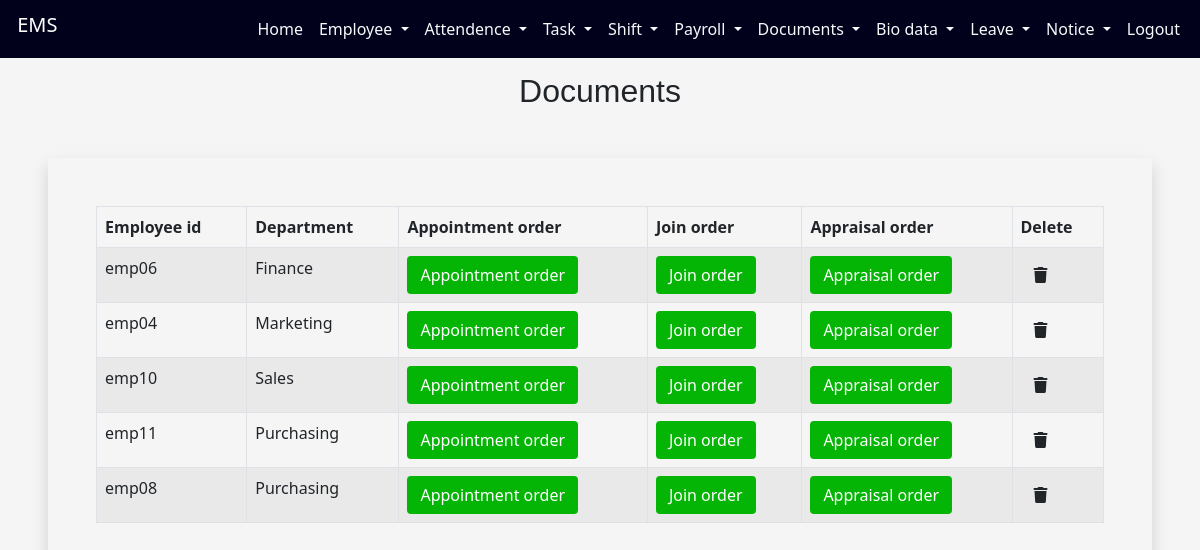
Page /employeeapp/docdetails/ on the committed database.
### employeeapp/models.py (models this page shows, shortened)
class documentmodel(models.Model):
    employeeid = models.IntegerField()
    empimg = models.ImageField()
    empfname = models.CharField(max_length=50)
    emplname = models.CharField(max_length=50)
    department = models.CharField(max_length=50)
    empid=models.CharField(max_length=10)
    appointorder=models.FileField(upload_to='employeeapp/static')
    joinorder=models.FileField(upload_to='employeeapp/static')
    appraisalorder=models.FileField(upload_to='employeeapp/static')

### employeeapp/views.py (the view)
# urls.py: path('docdetails/',docdetails),
def docdetails(request):
    b = documentmodel.objects.all()
    empid = []
    apod = []
    jood = []
    assod = []
    eid = []
    dep=[]
    employeeid = []
    for i in b:
        ei = i.employeeid
        employeeid.append(ei)
        id = i.id
        eid.append(id)
        ed = i.empid
        empid.append(ed)
        de = i.department
        dep.append(de)
        ao = i.appointorder
        apod.append(str(ao).split('/')[-1])
        jo = i.joinorder
        jood.append(str(jo).split('/')[-1])
        ap = i.appraisalorder
        assod.append(str(ap).split('/')[-1])
    mylist = zip(empid, apod, jood, assod,dep, employeeid,eid)
    return render(request,"docdetails.html",{'mylist':mylist})

### employeeapp/templates/docdetails.html (shortened to what this page needs)
<!DOCTYPE html>
<html lang="en">
{% load static %}
<head>
  <link href="https://cdn.jsdelivr.net/npm/bootstrap@5.0.2/dist/css/bootstrap.min.css" rel="stylesheet">
</head>
<body style="background-color: whitesmoke;">
<div class="container-fluid">
            <nav class="navbar navbar-expand-lg fixed-top ">
                <div class="container-fluid">
                  <h1 class="navbar-brand"  id="h">&nbsp;EMS</h1>
                  <div class="d-flex">
                  <div class="collapse navbar-collapse" id="navbarSupportedContent">
                <ul class="navbar-nav me-auto mb-2 mb-lg-0">
                            <li class="nav-item">
                              <a class="nav-link text-light" href="http://127.0.0.1:8000/employeeapp/adminprofile/">Home</a>
                            </li>
                            <li class="nav-item dropdown">
                                <a class="nav-link text-light dropdown-toggle" href="#" id="navbarDropdown" role="button" data-bs-toggle="dropdown" aria-expanded="false">
                                  Employee
                                </a>
                              </li>
                              <li class="nav-item dropdown">
                                <a class="nav-link text-light dropdown-toggle" href="#" id="navbarDropdown" role="button" data-bs-toggle="dropdown" aria-expanded="false">
                                  Attendence
                                </a>
                              </li>
                              <li class="nav-item dropdown">
                                <a class="nav-link text-light dropdown-toggle" href="#" id="navbarDropdown" role="button" data-bs-toggle="dropdown" aria-expanded="false">
                                  Task
                                </a>
                              </li>
                              <li class="nav-item dropdown">
                                <a class="nav-link text-light dropdown-toggle" href="#" id="navbarDropdown" role="button" data-bs-toggle="dropdown" aria-expanded="false">
                                  Shift
                                </a>
                              </li>
                              <li class="nav-item dropdown">
                                <a class="nav-link text-light dropdown-toggle" href="#" id="navbarDropdown" role="button" data-bs-toggle="dropdown" aria-expanded="false">
                                  Payroll
                                </a>
                              </li>
                              <li class="nav-item dropdown">
                                <a class="nav-link text-light dropdown-toggle" href="#" id="navbarDropdown" role="button" data-bs-toggle="dropdown" aria-expanded="false">
                                 Documents
                                </a>
                              </li>
                            <li class="nav-item dropdown">
                                <a class="nav-link text-light dropdown-toggle" href="#" id="navbarDropdown" role="button" data-bs-toggle="dropdown" aria-expanded="false">
                                 Bio data
                                </a>
                              </li>
                              <li class="nav-item dropdown">
                                <a class="nav-link text-light dropdown-toggle" href="#" id="navbarDropdown" role="button" data-bs-toggle="dropdown" aria-expanded="false">
                                 Leave
                                </a>
                              </li>
                              <li class="nav-item dropdown">
                                <a class="nav-link text-light dropdown-toggle" href="#" id="navbarDropdown" role="button" data-bs-toggle="dropdown" aria-expanded="false">
                                 Notice
                                </a>
                              </li>
                            <li class="nav-item">
                              <a class="nav-link text-light" href="http://127.0.0.1:8000/employeeapp/adminlogout/">Logout</a>
                            </li>
                          </ul>
                      </div>
                      </div>
                 </div>
        </nav>
        </div> <br><br><br>
<div class="container-fluid">
  <h2 align="center" style="font-family:'Lucida Sans', 'Lucida Sans Regular', 'Lucida Grande', 'Lucida Sans Unicode', Geneva, Verdana, sans-serif">Documents</h2>
</div>
<div class="shadow m-5 p-5" style="overflow: auto">
<table class="table table-hover table-condensed table-striped table-bordered">
      <thead>
        <tr>
          <th>Employee id</th>
            <th>Department</th>
          <th>Appointment order</th>
          <th>Join order</th>
            <th>Appraisal order</th>
            <th>Delete</th>
        </tr>
      </thead>
      <tbody>
{% for i,j,k,l,m,n,o in mylist %}
        <tr>
          <td>{{i}}</td>
            <td>{{m}}</td>
        <td>  <a href="{%  static j %}"  class="btn" style="text-decoration:none; color:white;background-color:rgb(5, 181, 5)"> Appointment order</a></td>
       <td>  <a href="{%  static k %}" class="btn" style="text-decoration:none; color:white;background-color:rgb(5, 181, 5)" >Join order </a></td>
         <td><a href="{%  static l %}" class="btn" style="text-decoration:none; color:white;background-color:rgb(5, 181, 5)"> Appraisal order</a></td>
<td> <a href="http://127.0.0.1:8000/employeeapp/docdelete/{{o}}" class="btn" style="text-decoration:none;"><i class="fa-solid fa-trash"></i></a></td>
        </tr>
  {% endfor %}
      </tbody>
    </table>
    </div>
  </body>
</html>

### employeeapp/templates/docdetails.html (style rules this page uses)
.navbar { background-color:rgb(1, 1, 28); }
#h { color:white; }

### rows in the picture
documentmodel: mylist "emp06", mylist "Finance"
documentmodel: mylist "emp04", mylist "Marketing"
documentmodel: mylist "emp10", mylist "Sales"
documentmodel: mylist "emp11", mylist "Purchasing"
documentmodel: mylist "emp08", mylist "Purchasing"
